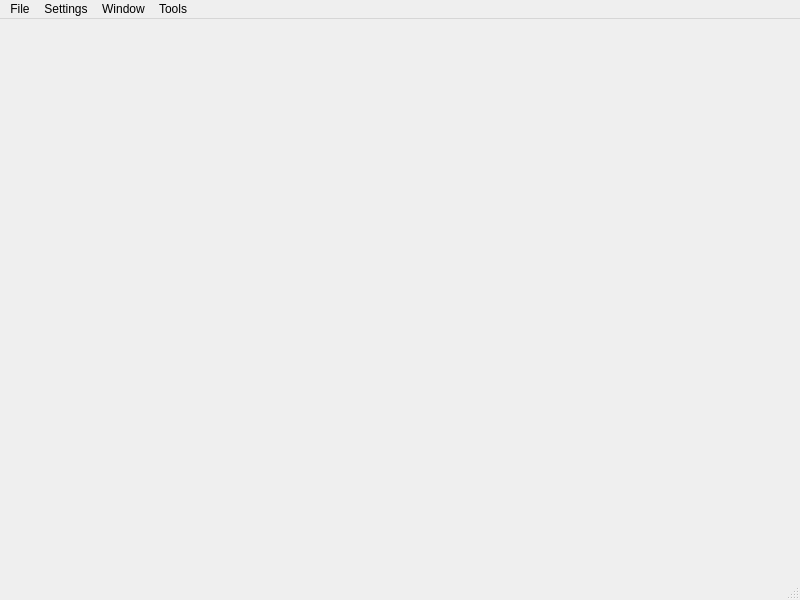
<?xml version="1.0" encoding="UTF-8"?>
<ui version="4.0">
 <class>MainWindow</class>
 <widget class="QMainWindow" name="MainWindow">
  <property name="geometry">
   <rect>
    <x>0</x>
    <y>0</y>
    <width>800</width>
    <height>600</height>
   </rect>
  </property>
  <property name="windowTitle">
   <string>CAPIVARAS</string>
  </property>
  <widget class="QWidget" name="centralwidget"/>
  <widget class="QMenuBar" name="menubar">
   <property name="geometry">
    <rect>
     <x>0</x>
     <y>0</y>
     <width>800</width>
     <height>21</height>
    </rect>
   </property>
   <widget class="QMenu" name="menuFile">
    <property name="title">
     <string>File</string>
    </property>
    <addaction name="actionImport_Mesh"/>
    <addaction name="actionImport_Mesh_East_North_Up"/>
    <addaction name="actionImport_Mesh_West_Down_South"/>
   </widget>
   <widget class="QMenu" name="menuWindow">
    <property name="title">
     <string>Window</string>
    </property>
    <widget class="QMenu" name="menuPanels">
     <property name="title">
      <string>Panels</string>
     </property>
    </widget>
    <addaction name="menuPanels"/>
   </widget>
   <widget class="QMenu" name="menuTools">
    <property name="title">
     <string>Tools</string>
    </property>
    <addaction name="actionReload"/>
   </widget>
   <widget class="QMenu" name="menuSettings">
    <property name="title">
     <string>Settings</string>
    </property>
    <addaction name="actionProjectSettings"/>
   </widget>
   <addaction name="menuFile"/>
   <addaction name="menuSettings"/>
   <addaction name="menuWindow"/>
   <addaction name="menuTools"/>
  </widget>
  <widget class="QStatusBar" name="statusbar"/>
  <action name="actionImport_Mesh">
   <property name="text">
    <string>Import Mesh</string>
   </property>
  </action>
  <action name="actionset">
   <property name="text">
    <string>set</string>
   </property>
  </action>
  <action name="actionLayers">
   <property name="checkable">
    <bool>true</bool>
   </property>
   <property name="checked">
    <bool>true</bool>
   </property>
   <property name="text">
    <string>Layers</string>
   </property>
  </action>
  <action name="actionStereonet">
   <property name="checkable">
    <bool>true</bool>
   </property>
   <property name="checked">
    <bool>true</bool>
   </property>
   <property name="text">
    <string>Stereonet</string>
   </property>
  </action>
  <action name="actionReload">
   <property name="text">
    <string>Reload</string>
   </property>
  </action>
  <action name="actionImport_Mesh_East_North_Up">
   <property name="text">
    <string>Import Mesh (East, North, Up)</string>
   </property>
  </action>
  <action name="actionImport_Mesh_West_Down_South">
   <property name="text">
    <string>Import Mesh (West, Down, South)</string>
   </property>
  </action>
  <action name="actionProjectSettings">
   <property name="text">
    <string>Project Settings</string>
   </property>
  </action>
 </widget>
 <resources/>
 <connections/>
</ui>
